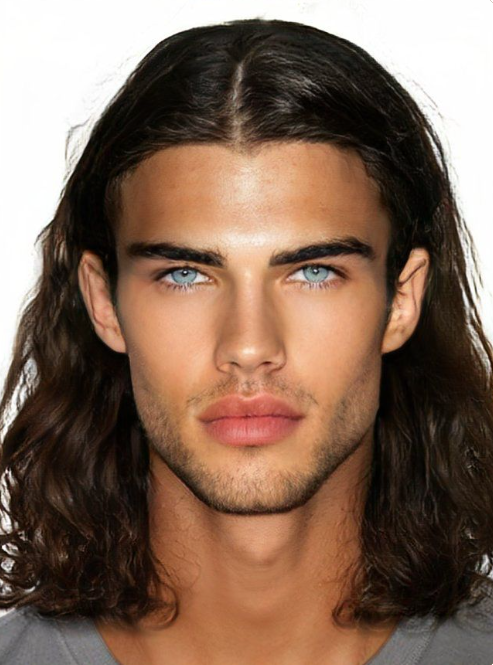
#> input picture Test_internet/Captura de pantalla 2023-09-19 163708.png, 493 x 665 px
$ jupyter execute problema4.ipynb
#> lines starting #> are read from the running program, lines starting #| are printed output that depends on the picture; long printed decimals are rounded
[cell 1]
import threading
from PIL import Image
import numpy as np
import os
from sklearn.model_selection import train_test_split
from sklearn.metrics import accuracy_score, classification_report
from sklearn.linear_model import LogisticRegression
from sklearn.preprocessing import StandardScaler
from sklearn.neighbors import KNeighborsClassifier
from IPython.display import display

[cell 2]
target_width = 200
target_height = 300

[cell 3]
def convert_image_to_tuple(image_path):
    # Load the image
    image = Image.open(image_path).convert("RGB").convert("L")
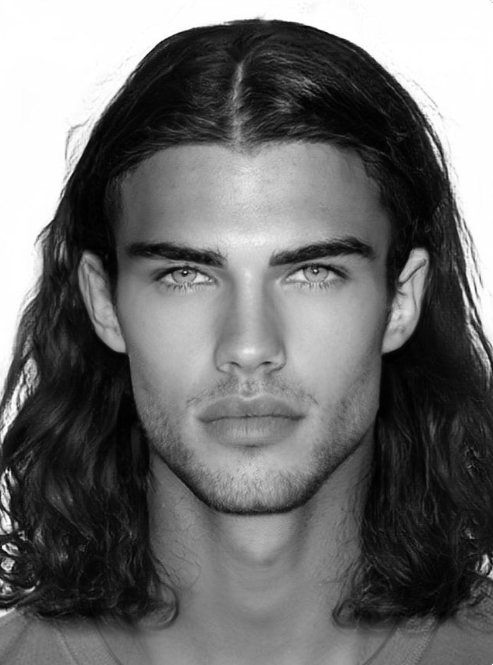
#> image: PIL image 493x665 L; min 0, max 255, mean 110
    resized_image = image.resize(
        (target_width, target_height), Image.Resampling.LANCZOS
    )
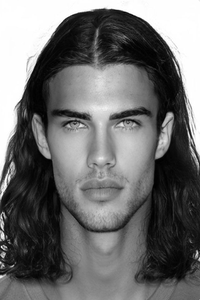
#> resized_image: PIL image 200x300 L; min 0, max 255, mean 110
    array = np.array(resized_image).flatten()
    return array

def convert_tuple_to_image(image_tuple, target_width, target_height):
    array = np.array(image_tuple, dtype=np.uint8)
    reshaped_array = array.reshape(target_height, target_width)
    image = Image.fromarray(reshaped_array, mode="L")
    return image

[cell 4]
input_tuple = convert_image_to_tuple('Test_internet/Captura de pantalla 2023-09-19 163708.png')
len(input_tuple)
print(input_tuple)
#> (printed output is left out)

[cell 5]
array_length = len(input_tuple)
#> array_length = 60000
random_integers = np.random.randint(0, 254, size=array_length)

mask=np.full(array_length,random_integers)

[cell 6]
mask

[cell 7]
convert_tuple_to_image(mask, target_width, target_height)
#> in convert_tuple_to_image, `reshaped_array = array.reshape(target_height, target_width)`:
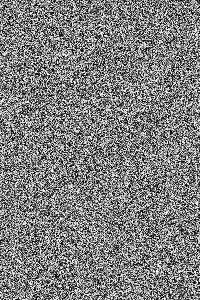
#> reshaped_array: shape (300, 200); min 0, max 253, mean 126.9

[cell 8]
e = np.linalg.norm(input_tuple - mask)
#> e = 27640.8
print(e)
#| 27640.771

[cell 9]
def sequence(a, b, rate):
    e = np.linalg.norm(a - b)
    xn = np.copy(b)
    count = 0
    while e > 1:
        xn = xn + ((a-xn)*rate)
        e = np.linalg.norm(a - xn)
        z = convert_tuple_to_image(xn, 200, 300)
        count += 1
        print(f"iteración numero: {count}, distancia: {e}")
        display(z)

[cell 10]
sequence(input_tuple, mask, 0.5)
#> the loop in sequence, `while e > 1:` made 15 passes
#> e on passes 1 to 12: 13820.4, 6910.2, 3455.1, 1727.5, 863.8, 431.9, 215.9, 108, 53.99, 26.99, 13.5, 6.75
#| iteración numero: 1, distancia: 13820.385
#| iteración numero: 2, distancia: 6910.193
#| iteración numero: 3, distancia: 3455.096
#| iteración numero: 4, distancia: 1727.548
#| iteración numero: 5, distancia: 863.774
#| iteración numero: 6, distancia: 431.887
#| iteración numero: 7, distancia: 215.944
#| iteración numero: 8, distancia: 107.972
#> (further printed lines are left out)
#> pass 1, in convert_tuple_to_image (call 2), `reshaped_array = array.reshape(target_height, target_width)`:
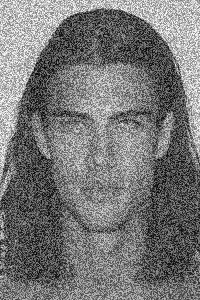
#> reshaped_array: shape (300, 200); min 1, max 254, mean 118.2
#> pass 2, in convert_tuple_to_image (call 3), `reshaped_array = array.reshape(target_height, target_width)`:
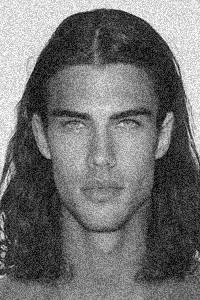
#> reshaped_array: shape (300, 200); min 1, max 254, mean 113.9
#> pass 3, in convert_tuple_to_image (call 4), `reshaped_array = array.reshape(target_height, target_width)`:
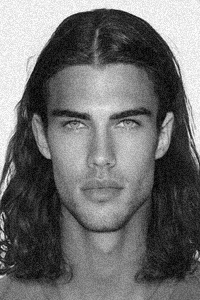
#> reshaped_array: shape (300, 200); min 1, max 254, mean 111.7
#> after the loop in sequence, `while e > 1:`: count = 15

$ run again, with Test_internet/Captura de pantalla 2023-09-19 180455.png copied over Test_internet/Captura de pantalla 2023-09-19 163708.png
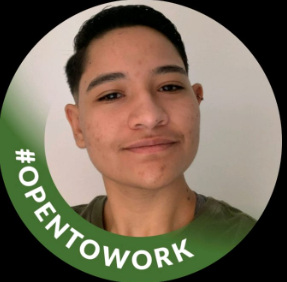
#> input picture Test_internet/Captura de pantalla 2023-09-19 180455.png, 287 x 282 px
#> (printed output is left out)
#> array_length = 60000
#> `e = np.linalg.norm(input_tuple - mask)`: e = 25816.2
#| 25816.230
#> the loop in sequence, `while e > 1:` made 15 passes
#> e on passes 1 to 8: 12908.1, 6454.1, 3227, 1613.5, 806.8, 403.4, 201.7, 100.8
#> (printed output is left out)
#> pass 1, in convert_tuple_to_image (call 2), `reshaped_array = array.reshape(target_height, target_width)`:
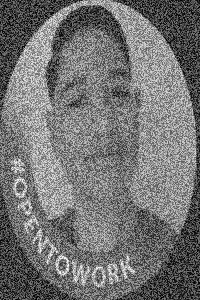
#> reshaped_array: shape (300, 200); min 0, max 254, mean 116.2
#> pass 3, in convert_tuple_to_image (call 4), `reshaped_array = array.reshape(target_height, target_width)`:
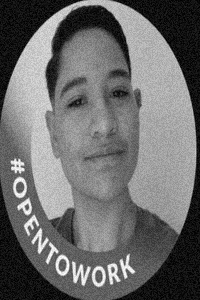
#> reshaped_array: shape (300, 200); min 0, max 254, mean 108.2
#> after the loop in sequence, `while e > 1:`: count = 15

$ run again, with Test_internet/pexels-ali-pazani-2787341.jpg saved as Test_internet/Captura de pantalla 2023-09-19 163708.png
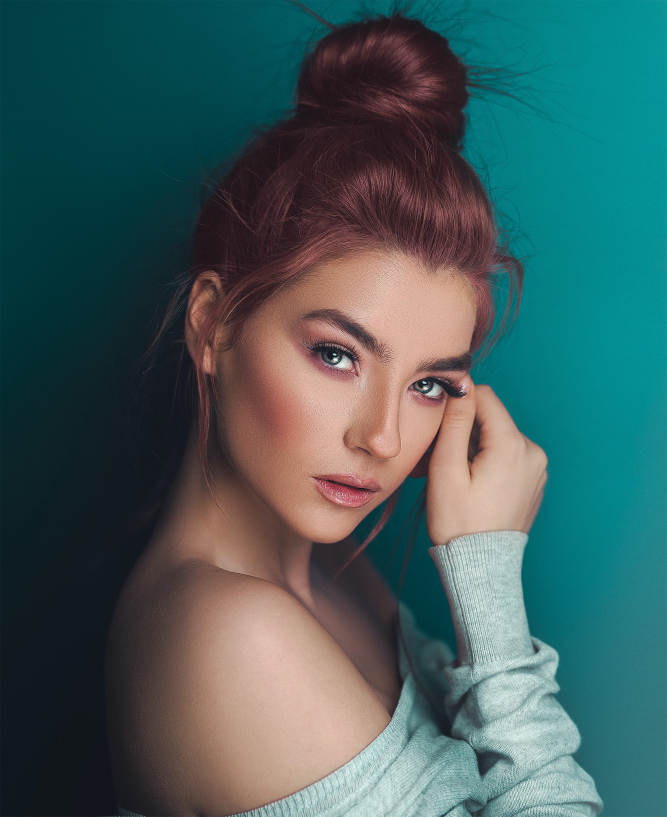
#> input picture Test_internet/pexels-ali-pazani-2787341.jpg, 2000 x 2450 px (shown at 1/3 size)
#> (printed output is left out)
#> array_length = 60000
#> `e = np.linalg.norm(input_tuple - mask)`: e = 24297.7
#| 24297.698
#> the loop in sequence, `while e > 1:` made 15 passes
#> e on passes 1 to 8: 12148.8, 6074.4, 3037.2, 1518.6, 759.3, 379.7, 189.8, 94.91
#> (printed output is left out)
#> pass 1, in convert_tuple_to_image (call 2), `reshaped_array = array.reshape(target_height, target_width)`:
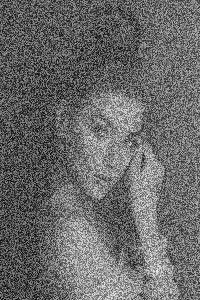
#> reshaped_array: shape (300, 200); min 10, max 237, mean 105.9
#> pass 3, in convert_tuple_to_image (call 4), `reshaped_array = array.reshape(target_height, target_width)`:
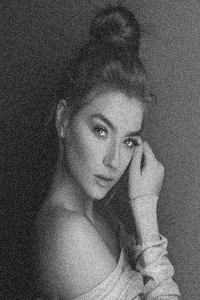
#> reshaped_array: shape (300, 200); min 17, max 230, mean 90.1
#> after the loop in sequence, `while e > 1:`: count = 15

$ run again, with Test_internet/pexels-andrea-piacquadio-774909.jpg saved as Test_internet/Captura de pantalla 2023-09-19 163708.png
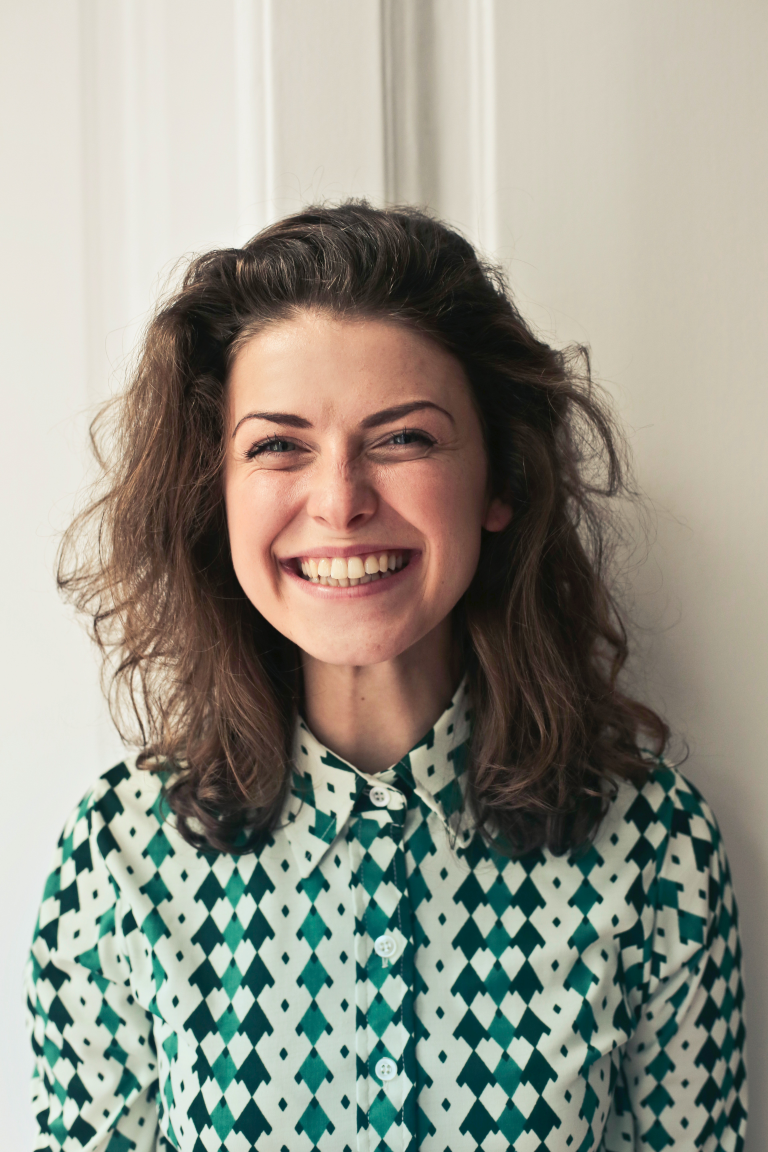
#> input picture Test_internet/pexels-andrea-piacquadio-774909.jpg, 3840 x 5760 px (shown at 1/5 size)
#> (printed output is left out)
#> array_length = 60000
#> `e = np.linalg.norm(input_tuple - mask)`: e = 25979.7
#| 25979.719
#> the loop in sequence, `while e > 1:` made 15 passes
#> e on passes 1 to 8: 12989.9, 6494.9, 3247.5, 1623.7, 811.9, 405.9, 203, 101.5
#> (printed output is left out)
#> pass 1, in convert_tuple_to_image (call 2), `reshaped_array = array.reshape(target_height, target_width)`:
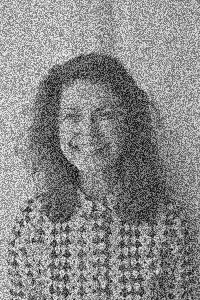
#> reshaped_array: shape (300, 200); min 5, max 248, mean 137.2
#> pass 3, in convert_tuple_to_image (call 4), `reshaped_array = array.reshape(target_height, target_width)`:
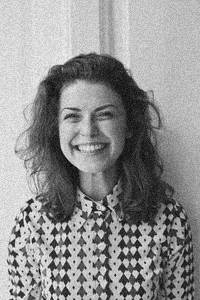
#> reshaped_array: shape (300, 200); min 5, max 247, mean 145
#> after the loop in sequence, `while e > 1:`: count = 15
